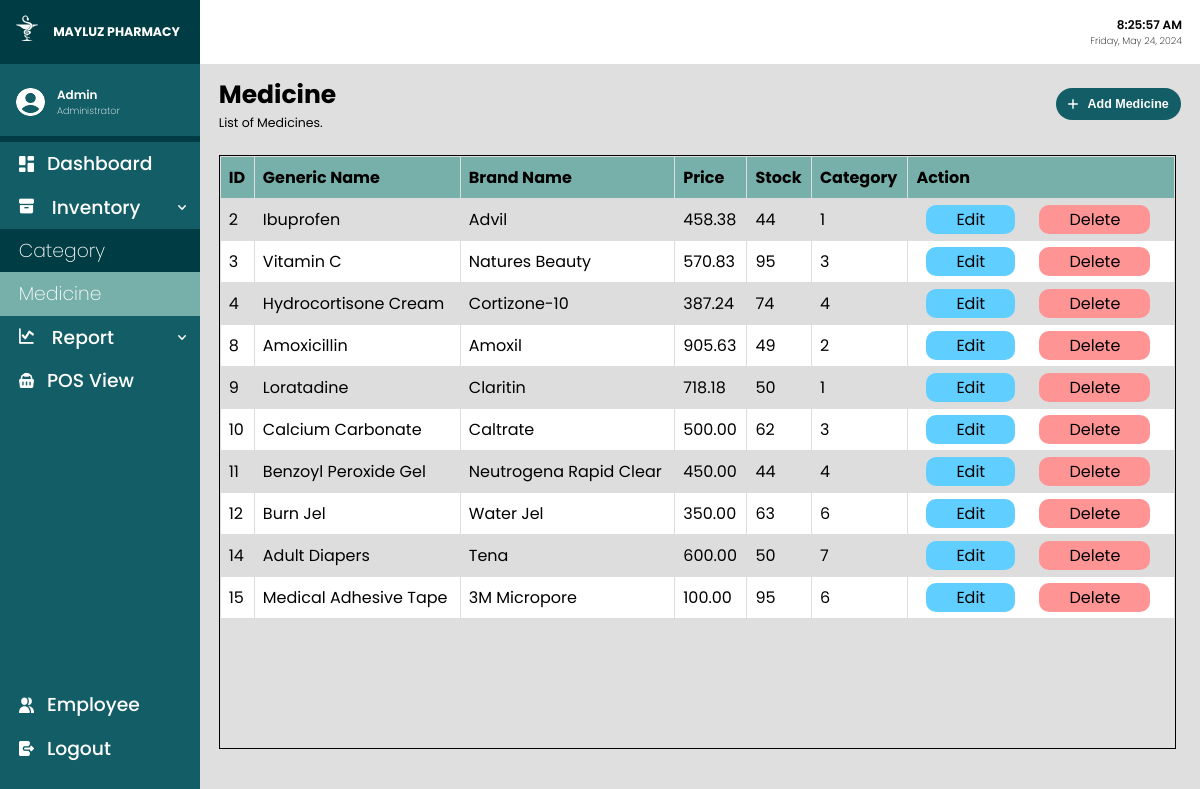
/medicine.php (signed in), run on an earlier commit of the app's database.
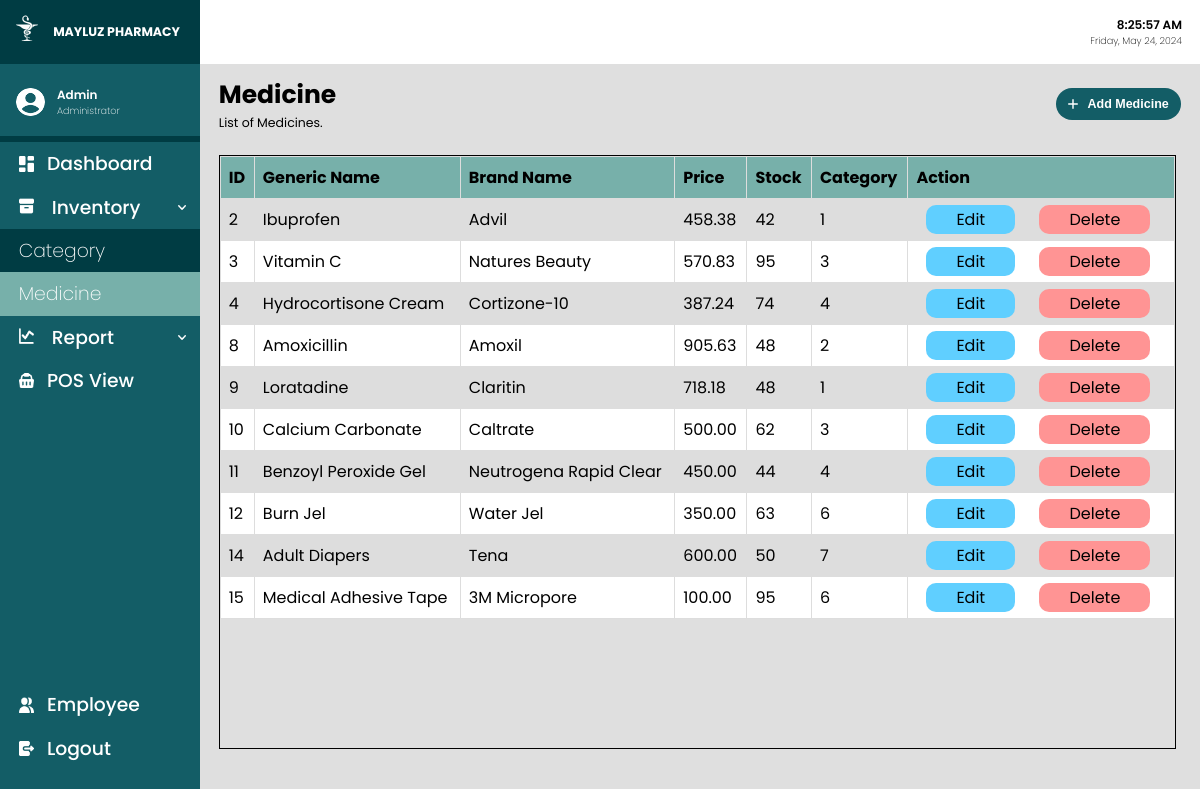
And on a later commit of the database.
### tables this page shows
CREATE TABLE `medicine` (
  `medicineID` int(10) NOT NULL,
  `genericName` varchar(100) NOT NULL,
  `brandedName` varchar(100) NOT NULL,
  `price` double(100,2) NOT NULL,
  `stock` int(11) NOT NULL,
  `dateAdded` date NOT NULL DEFAULT current_timestamp(),
  `categoryID` int(10) DEFAULT NULL
);

### medicine.php (the view, shortened to what this page needs)
<?php
include('connect.php');
?>
<!DOCTYPE html>
<html lang="en">
<head>
    <link rel="stylesheet" href="css/main.css">
    <link rel="stylesheet" href="css/global.css">
</head>
<body onload="whenActive()">
    <div class="container">
        <?php include('sidebar.php') ?>
        <div class="main">
            <div class="header">
                <div class="timendate">
                    <p class="datime">00:00:00 AM</p>
                    <p class="dadate">Monday, June 12, 2003</p>
                </div>
            </div>
            <div class="content">
                <div class="directory">
                    <div class="directoryinfo">
                        <h1> Medicine </h1>
                        <p> List of Medicines. </p>
                    </div>
                    <div class="addbtn">
                        <button class="addbtn" onclick="addMedicine()"><img src="images/add.svg"> Add Medicine </button>
                    </div>
                </div>
                <div class="subcontent">
                    <div class="contentTable">
                        <table class="rowNumbers">
                            <tr>
                                <th> ID </th>
                                <th> Generic Name </th>
                                <th> Brand Name </th>
                                <th> Price </th>
                                <th> Stock </th>
                                <th> Category </th>
                                <th> Action </th>
                            </tr>
                            <?php
                            $fetchMedicines = "SELECT * FROM medicine";
                            $exec = mysqli_query($conn, $fetchMedicines);
                            while ($rowMed = mysqli_fetch_array($exec)) {
                                echo "<tr>";
                                echo "<td>" . $rowMed['medicineID'] . "</td>";
                                echo "<td>" . $rowMed['genericName'] . "</td>";
                                echo "<td>" . $rowMed['brandedName'] . "</td>";
                                echo "<td>" . $rowMed['price'] . "</td>";
                                if ($rowMed['stock'] <= 0) {
                                    echo "<td style='color:red'> Out of Stock </td>";
                                } else {
                                    echo "<td>" . $rowMed['stock'] . "</td>";
                                }
                                echo "<td>" . $rowMed['categoryID'] . "</td>";
                                echo "<td> <a class='editBtn' href='editMedicine.php?medicineID=$rowMed[0]'>Edit</a>
                                <a class='deltBtn' href='delete.php?medicineID=$rowMed[0]'>Delete</a></td>";
                                echo "</tr>";
                            }
                            ?>
                        </table>
                    </div>
                </div>
            </div>
        </div>
    </div>
</body>
</html>

### sidebar.php (shortened to what this page needs)
<div class="sidebar">
    <div class="sidebarheader">
        <div class="logoheader">
            <img src="images/logo.svg" alt="logo" draggable="false" />
        </div>
        <div class="companyname">
            <a href='dashboard.php'> MAYLUZ PHARMACY </a>
        </div>
    </div>
    <div class="userbox">
        <div class="profileimage">
            <img class="userprofile" src="images/User1.png" alt="profile" draggable="false">
        </div>
        <div class="profilename">
            <div class="usernamebox">
                <p class="username">
                    <?php echo $_SESSION['user'] ?>
                </p>
            </div>
            <p class="userposition">
                <?php echo $_SESSION['position'] ?>
            </p>
        </div>
    </div>
    <div>
        <?php $currentPage = basename($_SERVER['REQUEST_URI']); ?>
        <ul class="sidebar-links">
            <div>
                <li class="nav-link">
                    <a href="dashboard.php" <?php if ($currentPage === "dashboard.php") { ?> class="active-link" <?php } ?>>
                        <img src="images/dashb.png" alt="dashboardIcon">
                        <span class="nav-text"> Dashboard </span>
                    </a>
                </li>
                <li class="nav-link dropdown">
                    <a href="#" class="dropdown-btn">
                        <div>
                            <img src="images/inventory.png" alt="dashboardIcon">
                            <span class="nav-text"> Inventory </span>
                        </div>
                        <img class="dropdownicon" src="images/downnicon2.png">
                    </a>
                    <div class="dropdown-container">
                        <a href="category.php" <?php if ($currentPage === "category.php") { ?> class="active-link" <?php } ?>>Category</a>
                        <a href="medicine.php" <?php if ($currentPage === "medicine.php") { ?> class="active-link" <?php } ?>>Medicine</a>
                    </div>
                </li>
                <li class="nav-link dropdown">
                    <a href="#" class="dropdown-btn">
                        <div>
                            <img src="images/report.png" alt="dashboardIcon">
                            <span class="nav-text"> Report </span>
                        </div>
                        <img class="dropdownicon" src="images/downnicon2.png">
                    </a>
                </li>
                <li class="nav-link">
                    <a href="pos.php">
                        <img src="images/pos.png" alt="dashboardIcon">
                        <span class="nav-text"> POS View </span>
                    </a>
                </li>
            </div>
            <div>
                <li class="nav-link">
                    <a href="employee.php" <?php if ($currentPage === "employee.php") { ?> class="active-link" <?php } ?>>
                        <img src="images/people.png" alt="dashboardIcon">
                        <span class="nav-text"> Employee </span>
                    </a>
                </li>
                <li class="nav-link">
                    <a href="logout.php">
                        <img src="images/logouticon.png" alt="logoutIcon">
                        <span class="nav-text"> Logout </span>
                    </a>
                </li>
            </div>
        </ul>
    </div>
</div>

### css/main.css (style rules this page uses)
.container { display: flex; position: relative; flex-direction: row; width: 100vw; height: 100vh; }
.main { flex-direction: column; background-color: #dfdfdf; width: 100vw; height: 100vh; display: flex; position: relative; }
.header { background-color: #fff; color: black; display: flex; justify-content: space-between; align-items: center; height: 8vh; }
.content { height: 78.06vh; }
.directory { padding-left: 1.5625vw; padding-right: 1.5625vw; padding-top: 0.9895833333333334vw; padding-bottom: 0.9375vw; font-size: 1.0416666666666667vw; display: flex; flex-direction: row; justify-content: space-between; align-items: center; }
.directory .directoryinfo { display: flex; flex-direction: column; }
.directoryinfo h1 { display: flex; flex-direction: row; }
.subcontent { padding-left: 1.5625vw; padding-top: 0.9895833333333334vw; padding-right: 2vw; }
.addbtn { display: flex; flex-direction: row; }
.addbtn button { font-size: 1.0416666666666667vw; font-weight: 600; background-color: #135d66; border: none; padding: 0.78125vw 1.0416666666666667vw; display: flex; align-items: center; border-radius: 1.5625vw; color: white; cursor: pointer; }
.addbtn button img { margin-right: 0.78125vw; width: 0.8291666666666666vw; height: 0.8291666666666666vw; }
.contentTable { overflow-x: hidden; overflow-y: auto; height: 74vh; border: 1px solid black; }
.contentTable table { background-color: white; border-collapse: collapse; width: 100%; }
.contentTable table td, .contentTable table th { padding: 8px; text-align: left; border: 1px solid #dddddd; }
.editBtn, .deltBtn { border-radius: 10px; padding: 3px 30px; margin: 0px 10px; cursor: pointer; border: none; text-decoration: none; color: #000; }
.editBtn { background-color: rgb(96, 207, 255); }
.deltBtn { background-color: rgb(255, 148, 148); }
.contentTable table th { background-color: #77b0aa; position: sticky; top: 0; }
.contentTable table tr:nth-child(even) { background-color: #dddddd; }
.sidebar { background-color: #135d66; color: white; width: 20vw; height: 100vh; display: flex; flex-direction: column; }
.sidebarheader { background-color: #003c43; height: 8vh; cursor: pointer; }
.sidebarheader { position: relative; display: flex; align-items: center; }
.sidebarheader .logoheader img { width: 2.34375vw; height: 2.34375vw; margin-left: 1.0416666666666667vw; margin-right: 1.0416666666666667vw; }
.companyname { font-weight: 700; font-size: 1.0416666666666667vw; }
.companyname a { text-decoration: none; color: #fff; }
.userbox { border-bottom: 0.5208333333333334vw solid #003c43; color: white; padding: 1.5vw 2vh; margin-top: 0.5vh; justify-content: center; align-items: center; user-select: none; }
.userbox, .usernamebox { display: flex; flex-direction: row; }
.sidebar-links { font-size: 1.5625vw; font-weight: 500; height: 78.5vh; display: flex; flex-direction: column; justify-content: space-between; }
.sidebar-links li a { padding: 0.6vw 1.5625vw; color: #fff; text-decoration: none; display: flex; align-items: center; }
.sidebar-links li a img { width: 1.3020833333333333vw; height: 1.3020833333333333vw; margin-right: 1.0416666666666667vw; }
.sidebar-links .dropdown a { justify-content: space-between; width: 90%; }
.sidebar-links .dropdown a .dropdownicon { width: 0.7291666666666666vw; height: 0.4166666666666667vw; }
.dropdown-container { font-weight: 200; background-color: #003c43; display: none; }

What changed in the data, as far as the page shows it:
changed medicine "Ibuprofen": stock "44" → "42"
changed medicine "Amoxicillin": stock "49" → "48"
changed medicine "Loratadine": stock "50" → "48"
